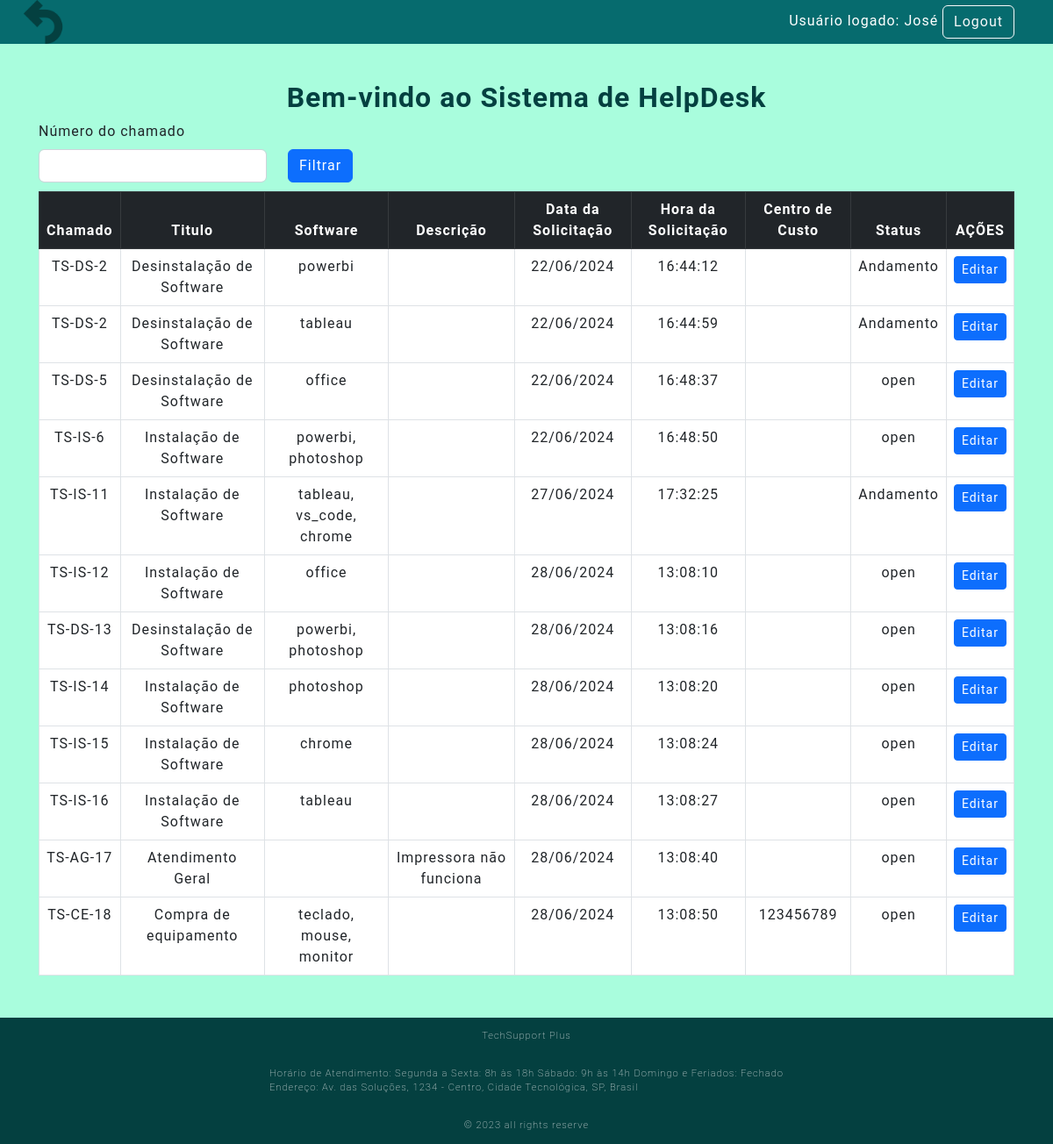
/tiket (signed in), run on the app's committed database.
### Src/Model/Bd.py (models this page shows, shortened)
class CreatUser(UserMixin,db.Model):
    __tablename__ = "CreatUser"
    id = db.Column(db.Integer, primary_key=True, autoincrement=True)
    userName = db.Column(db.String(150), nullable=False)
    fone = db.Column(db.String(50), nullable=False)
    cadDate = db.Column(db.String(50), nullable=False)
    hour = db.Column(db.String(10), nullable=False)
    emailUser = db.Column(db.String(150), nullable=False)
    passwordUser = db.Column(db.String, nullable=False)
    status = db.Column(db.String(5), nullable=False)

class Ticket(db.Model):
    __tablename__ = "Ticket"
    id = db.Column(db.Integer, primary_key=True, autoincrement=True)
    idUser = db.Column(db.Integer,db.ForeignKey('CreatUser.id'))
    identificador = db.Column(db.String(50), nullable=False)
    title = db.Column(db.String(50), nullable=False)
    software = db.Column(db.String(50), nullable=False)
    description = db.Column(db.String, nullable=False)
    status = db.Column(db.String(20), nullable=False, default='Open')
    execution = db.Column(db.String(500), nullable=False)
    created_data = db.Column(db.String, nullable=False)
    created_hora = db.Column(db.String, nullable=False)
    cost_center = db.Column(db.String, nullable=False)

### Src/View/NewTicket.py (the view)
@tk.route('/tiket')
def tiket():
    tickets = Ticket.query.all()
    return render_template('servicos.html', tickets=tickets)

### Src/View/Login.py (called while the page is built)
@login_manager.user_loader
def load_user(employee_id):
  usuario = CreatUser.query.filter_by(id=employee_id).first()
  return usuario

### Templates/servicos.html
{% extends 'base.html' %}
{% block conteudo %}
<h1>Bem-vindo ao Sistema de HelpDesk</h1>
<div class="row" style="text-align: left;">
    <label class="form-label" for="form3Example4">Número do chamado</label>
    <form method="POST" action="{{url_for('router.tk.servicos')}}" >
        <div class="form-group row">
            <div class="form-group col-md-3">
                <input type="text" class="form-control" name="numeroChamado">
            </div>
            <div class="col-auto">
                <button type="submit" class="btn btn-primary">Filtrar</button>
            </div>
        </div>
    </form>
    <br> <br>
</div>
<div class="bg-white ">
    <table class="table table-bordered table-hover">
        <thead class="table-dark">
            <tr>
                <th scope="col">Chamado</th>
                <th scope="col">Titulo</th>
                <th scope="col">Software</th>
                <th scope="col">Descrição</th>
                <th scope="col">Data da Solicitação</th>
                <th scope="col">Hora da Solicitação</th>
                <th scope="col">Centro de Custo</th>
                <th scope="col">Status</th>
                <th scope="col">AÇÕES</th>
            </tr>
        </thead>
        <tbody>
            {% for ticket in tickets %}
            {% if ticket.status != "Fechado" %}
            <tr>
                <td>{{ticket.identificador}}</td>
                <td>{{ticket.title}}</td>
                <td>{{ticket.software}}</td>
                <td>{{ticket.description}}</td>
                <td>{{ticket.created_data}}</td>
                <td>{{ticket.created_hora}}</td>
                <td>{{ticket.cost_center}}</td>
                <td>{{ticket.status}}</td>
                <td> <a href="{{ticket.id}}/atendimento" class="btn btn-primary btn-sm" >Editar</a>
                </td>
            </tr>
            {% endif %}
            {% endfor %}
        </tbody>
    </table>
</div>
{% endblock conteudo %}

### Templates/nav.html (shortened to what this page needs)
<nav class="navbar navbar-expand-lg bg-body-tertiary" id="nav_content">
  <div class="container-fluid" id="nav_content">
    <div class="container-fluid">
      <a href="{{ url_for('router.home.index') }}">
        <img src="{{ url_for('static', filename='img/seta-de-retorno-a-esquerda.png') }}"
          alt="Remoção ou Desinstalação de Software" width="50">
      </a>
    </div>
    <div class="ms-auto">
      {% if not current_user.userName %}
      <div class="text-end login-button">
        <a type="button" class="btn btn-outline-light me-2" href="{{url_for('router.login.login')}}">Login</a>
      </div>
      {% else %}
      <div class="text-end me-4 user-info">
        Usuário logado: {{current_user.userName}}
        <a type="button" class="btn btn-outline-light me-2" href="{{url_for('router.login.logout')}}">Logout</a>
      </div>
      {% endif %}
    </div>
  </div>
</nav>

### Public/style.css (style rules this page uses)
:root { --color-neutral-0: #044040; --color-neutral-10: #2e2c2c; --color-neutral-20: #066b6e; --color-neutral-30: #a8a29e; --color-neutral-40: #fcf8f8; --color-neutral-50: #a9fddd; }
#nav_content { background-color: var(--color-neutral-20); position: fixed; top: 0; width: 100%; z-index: 1000; }
* { font-family: 'Roboto', sans-serif; margin: 0; padding: 0; box-sizing: border-box; letter-spacing: 1px; }
body { background: var(--color-neutral-50); display: flex; flex-direction: column; min-height: 100vh; }
h1 { color: var(--color-neutral-0); font-size: 2rem; font-weight: bold; }
.user-info { text-align: right; color: white; width: 300px; }

### data on the page
CreatUser: userName "José"
Ticket: identificador "TS-DS-2", title "Desinstalação de Software", software "powerbi", created_data "22/06/2024", created_hora "16:44:12", status "Andamento"
Ticket: identificador "TS-DS-2", title "Desinstalação de Software", software "tableau", created_data "22/06/2024", created_hora "16:44:59", status "Andamento"
Ticket: identificador "TS-DS-5", title "Desinstalação de Software", software "office", created_data "22/06/2024", created_hora "16:48:37", status "open"
Ticket: identificador "TS-IS-6", title "Instalação de Software", software "powerbi, photoshop", created_data "22/06/2024", created_hora "16:48:50", status "open"
Ticket: identificador "TS-IS-11", title "Instalação de Software", software "tableau, vs_code, chrome", created_data "27/06/2024", created_hora "17:32:25", status "Andamento"
Ticket: identificador "TS-IS-12", title "Instalação de Software", software "office", created_data "28/06/2024", created_hora "13:08:10", status "open"
Ticket: identificador "TS-DS-13", title "Desinstalação de Software", software "powerbi, photoshop", created_data "28/06/2024", created_hora "13:08:16", status "open"
Ticket: identificador "TS-IS-14", title "Instalação de Software", software "photoshop", created_data "28/06/2024", created_hora "13:08:20", status "open"
Ticket: identificador "TS-IS-15", title "Instalação de Software", software "chrome", created_data "28/06/2024", created_hora "13:08:24", status "open"
Ticket: identificador "TS-IS-16", title "Instalação de Software", software "tableau", created_data "28/06/2024", created_hora "13:08:27", status "open"
Ticket: identificador "TS-AG-17", title "Atendimento Geral", description "Impressora não funciona", created_data "28/06/2024", created_hora "13:08:40", status "open"
Ticket: identificador "TS-CE-18", title "Compra de equipamento", software "teclado, mouse, monitor", created_data "28/06/2024", created_hora "13:08:50", cost_center "123456789", status "open"
